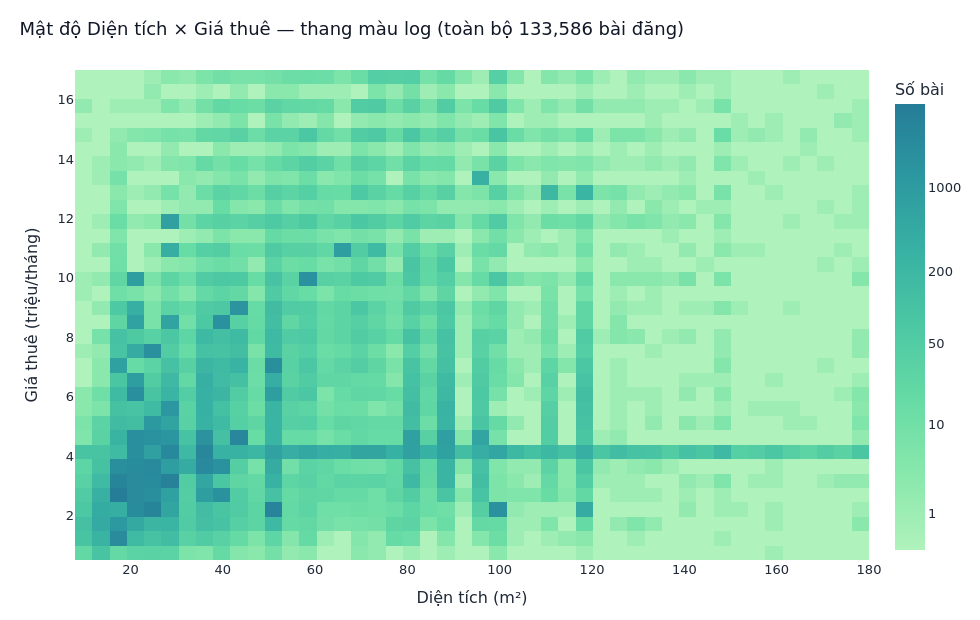

The cell this chart's notebook holds for it:
### Markdown cell above
### 8.1. Mật độ Diện tích ↔ Giá — *tương tác*

Với hơn trăm nghìn bài đăng, biểu đồ điểm bị **chồng lấp** thành đám mây khó đọc. Thay bằng
**bản đồ mật độ (density heatmap)**: mỗi ô tô đậm theo *số bài đăng* rơi vào ô. Do mật độ
**lệch rất mạnh** (vùng lõi đông gấp hàng nghìn lần phần còn lại), ta dùng **thang màu log**
để lộ rõ cả cấu trúc thưa — di chuột để xem số bài thực của từng ô.

### Code cell
import math
cnt, xe, ye = np.histogram2d(rental["area"], rental["price"], bins=[46, 34])
xc, yc = (xe[:-1] + xe[1:]) / 2, (ye[:-1] + ye[1:]) / 2
z = np.log10(cnt.T + 1)                      # màu theo log; hover hiện số thực
ticks = [1, 10, 50, 200, 1000, 5000]
fig = go.Figure(go.Heatmap(
    x=xc, y=yc, z=z, colorscale="Tealgrn",
    customdata=cnt.T.astype(int),
    colorbar=dict(title="Số bài",
                  tickvals=[math.log10(t + 1) for t in ticks],
                  ticktext=[str(t) for t in ticks]),
    hovertemplate="Diện tích ≈ %{x:.0f} m²<br>Giá ≈ %{y:.1f} triệu<br>"
                  "Số bài: %{customdata}<extra></extra>"))
fig.update_layout(
    title=f"Mật độ Diện tích × Giá thuê — thang màu log (toàn bộ {len(rental):,} bài đăng)",
    xaxis_title="Diện tích (m²)", yaxis_title="Giá thuê (triệu/tháng)")
show_px(fig, "09_density_area_price_interactive", w=980, h=620)
print("Đọc biểu đồ: vệt đậm chéo lên = giá tăng theo diện tích; 'sống' ngang ở giá ≈ 4 triệu "
      "và các vạch dọc ở diện tích tròn (20/25/30 m²) phản ánh thói quen làm tròn khi đăng tin.")

### Figure 1 — Plotly figure (JSON) as saved in the notebook; plotly's stock layout.template omitted (floating-point values rounded to 4 significant figures; data arrays with more than 128 entries replaced by an {"elided": "..."} marker saying what was removed)
{"data": [{"colorbar": {"ticktext": ["1", "10", "50", "200", "1000", "5000"], "tickvals": [0.301, 1.041, 1.708, 2.303, 3.0, 3.699], "title": {"text": "Số bài"}}, "colorscale": [[0.0, "rgb(176, 242, 188)"], [0.1667, "rgb(137, 232, 172)"], [0.3333, "rgb(103, 219, 165)"], [0.5, "rgb(76, 200, 163)"], [0.6667, "rgb(56, 178, 163)"], [0.8333, "rgb(44, 152, 160)"], [1.0, "rgb(37, 125, 152)"]], "customdata": {"elided": "34x46 int values"}, "hovertemplate": "Diện tích ≈ %{x:.0f} m²<br>Giá ≈ %{y:.1f} triệu<br>Số bài: %{customdata}<extra></extra>", "type": "heatmap", "x": [9.87, 13.61, 17.35, 21.09, 24.83, 28.57, 32.3, 36.04, 39.78, 43.52, 47.26, 51.0, 54.74, 58.48, 62.22, 65.96, 69.7, 73.43, 77.17, 80.91, 84.65, 88.39, 92.13, 95.87, 99.61, 103.3, 107.1, 110.8, 114.6, 118.3, 122.0, 125.8, 129.5, 133.3, 137.0, 140.7, 144.5, 148.2, 152.0, 155.7, 159.4, 163.2, 166.9, 170.7, 174.4, 178.1], "y": [0.7426, 1.228, 1.713, 2.199, 2.684, 3.169, 3.654, 4.14, 4.625, 5.11, 5.596, 6.081, 6.566, 7.051, 7.537, 8.022, 8.507, 8.993, 9.478, 9.963, 10.45, 10.93, 11.42, 11.9, 12.39, 12.88, 13.36, 13.85, 14.33, 14.82, 15.3, 15.79, 16.27, 16.76], "z": {"elided": "34x46 float values"}}], "layout": {"height": 620, "title": {"text": "Mật độ Diện tích × Giá thuê — thang màu log (toàn bộ 133,586 bài đăng)"}, "width": 980, "xaxis": {"title": {"text": "Diện tích (m²)"}}, "yaxis": {"title": {"text": "Giá thuê (triệu/tháng)"}}}}
